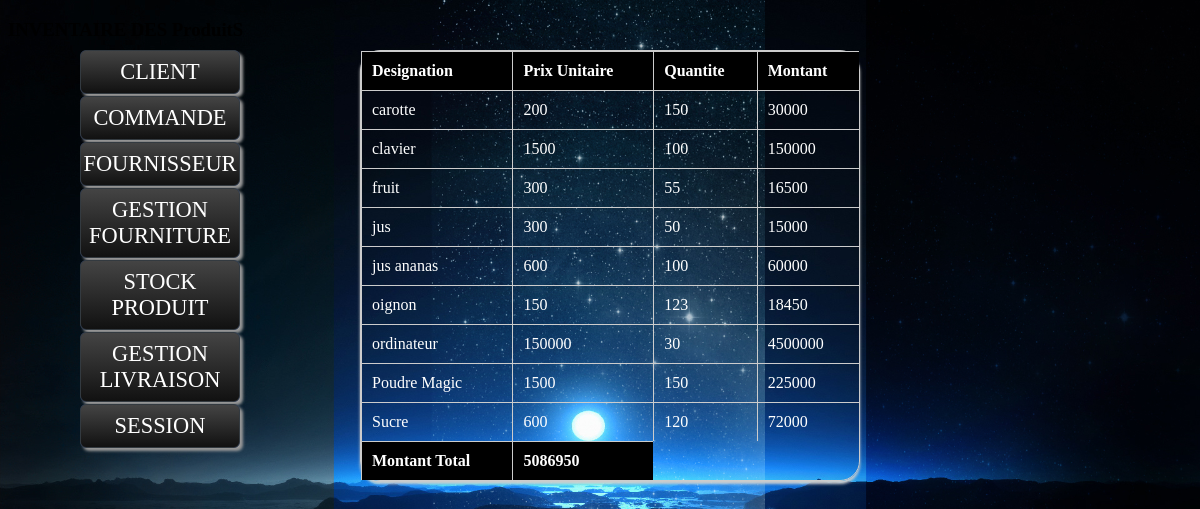
Page /InventaireProduit.php (signed in) on the committed database.
### tables this page shows
CREATE TABLE IF NOT EXISTS `produit` (
  `numproduit` int(11) NOT NULL AUTO_INCREMENT,
  `designation` varchar(40) NOT NULL,
  `quantiteproduit` int(11) NOT NULL,
  `qteprodfournitur` int(11) NOT NULL,
  `quantitecom` int(11) NOT NULL,
  `prixUnitaire` int(11) NOT NULL,
  `type` varchar(40) NOT NULL,
  `codefournis` int(11) NOT NULL,
  PRIMARY KEY (`numproduit`)
);

### InventaireProduit.php (the view, shortened to what this page needs)
<?php
include("connectionM.php");
if(isset($_SESSION['codecli']))
{
$req="SELECT designation,prixUnitaire,quantiteproduit,prixUnitaire*quantiteproduit as Montant FROM produit order by designation";
$resultat=mysql_query($req);
$reqT="SELECT SUM(prixUnitaire*quantiteproduit) as MontantTotal FROM produit";
$resultatT=mysql_query($reqT);
?>
<!DOCTYPE html PUBLIC "-//W3C//DTD XHTML 1.0 Transitional//EN" "http://www.w3.org/TR/xhtml1/DTD/xhtml1-transitional.dtd">
<html xmlns="http://www.w3.org/1999/xhtml">
<head>
<link rel="stylesheet" href="design.css"  />
<link rel="stylesheet" type="text/css" href="decor.css">
</head>
<body>
<?php include("enteteE.php") ?>
<?php include("navigationE.php") ?>
<table class="bordered">
   <h3> INVENTAIRE DES ProduitS </h3>
   <thead>
<tr>
  <th> Designation </th>
  <th> Prix Unitaire </th>
  <th> Quantite </th>
  <th> Montant</th>
</tr>
</thead>
<?php while($recup=mysql_fetch_array($resultat)){?>
<tr>
<td> <?php echo $recup['designation'];?> </td>
<td> <?php echo $recup['prixUnitaire'];?> </td>
<td> <?php echo $recup['quantiteproduit'];?> </td>
<td> <?php echo $recup['Montant'];?> </td>
</tr>
<?php } ?>
<?php while($recup=mysql_fetch_array($resultatT)){?>
<tr>
   <th> Montant Total </th>
  <th><?php echo $recup['MontantTotal'];?>   </th>
</tr>
<?php } ?>
</table>
</body>
</html>
<?php
}
else{
	header("Location:index.php");
}
?>

### design.css (style rules this page uses)
body { background-color:#0000CC; }

### decor.css (style rules this page uses)
body { background-image:url(fnd.jpg); background-size:100%; }
table { position:absolute; border-spacing:0; width:500px; top:50px; left:360px; text-align:center; font-size:16px; font-family:"Times New Roman", Times, serif; color:#FFFFFF; }
.bordered { border:solid #ccc 1px; -moz-border-radius:20px; -webkit-border-radius:20px; border-radius:20px; -webkit-box-shadow:0 3px 3px #ccc; -moz-box-shadow:0 3px 3px #ccc; box-shadow:0 3px 3px #ccc; }
.bordered td, .bordered th { border-left:1px solid #ccc; border-top:1px solid #ccc; padding: 10px; text-align:left; }
.bordered th { background-color:#000000; background-image:-webkit-gradient(linear, left top,left bottom,from(#ebf3fc),to(#dce9f9); background-image:-webkit-linear-gradient(top,#ebf3fc,#dce9f9); background-image:-moz-linear-gradient(top,#ebf3fc,#dce9f9); background-image:-ms-linear-gradient(top,#ebf3fc,#dce9f9); background-image:-o-linear-gradient(top,#ebf3fc,#dce9f9); background-image:linear-gradient(top,#ebf3fc,#dce9f9); -webkit-box-shadow:0 1px 0 rgba(255,255,255,.8)inset; -moz-box-shadow:0 1px 0 rgba(255,255,255,.8)inset; box-shadow:0 1px 0 rgba(255,255,255,.8)inset; border-top:none; text-shadow:0 1px 0 rgba(255,255,255,.5); }
.bordered td:first-child, .bordered th:first-child { border-left:none; }
.bordered th:first-child { -moz-border-radius:20px 0 0 0; -webkit-border-radius:20px 0 0 0; border-radius:20px 0 0 0; }
.bordered th:last-child { -moz-border-radius:0 20px 0 0; -webkit-border-radius:0 20px 0 0; border-radius:0 20px 0 0; }
body:before { content:""; position:fixed; z-index:100; top:-10px; left:-10px; width:110%; height:10px; -webkit-box-shadow:0px 0px 10px rgba(0,0,0,.8); -moz-box-shadow:0px 0px 10px rgba(0,0,0,.8); -na-box-shadow:0px 0px 10px rgba(0,0,0,.8); -o-box-shadow:0px 0px 10px rgba(0,0,0,.8); box-shadow:0px 0px 10px rgba(0,0,0,.8); }

### rows in the picture
produit: designation "carotte", prixUnitaire "200", quantiteproduit "150", Montant "30000"
produit: designation "clavier", prixUnitaire "1500", quantiteproduit "100", Montant "150000"
produit: designation "fruit", prixUnitaire "300", quantiteproduit "55", Montant "16500"
produit: designation "jus", prixUnitaire "300", quantiteproduit "50", Montant "15000"
produit: designation "jus ananas", prixUnitaire "600", quantiteproduit "100", Montant "60000"
produit: designation "oignon", prixUnitaire "150", quantiteproduit "123", Montant "18450"
produit: designation "ordinateur", prixUnitaire "150000", quantiteproduit "30", Montant "4500000"
produit: designation "Poudre Magic", prixUnitaire "1500", quantiteproduit "150", Montant "225000"
produit: designation "Sucre", prixUnitaire "600", quantiteproduit "120", Montant "72000"

### other values in the picture
$recup['MontantTotal'] "5086950"
